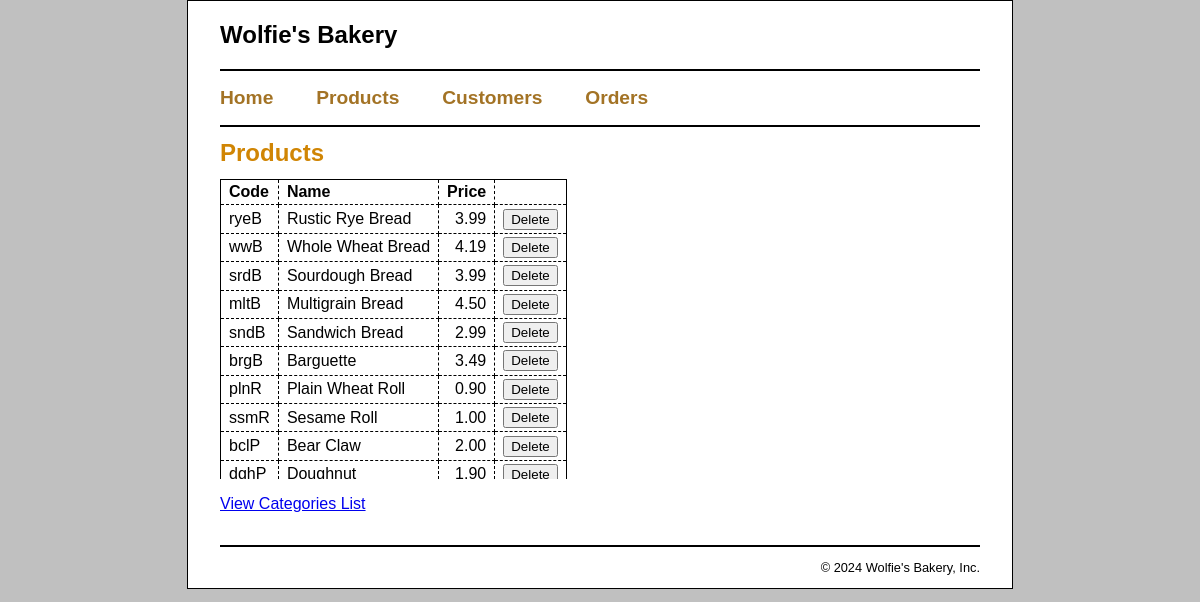
/product, run on the app's committed database.
### tables this page shows
CREATE TABLE "PRODUCTS" (
	"ProductID"	INTEGER NOT NULL UNIQUE,
	"CategoryID"	INTEGER NOT NULL,
	"ProductCode"	TEXT NOT NULL UNIQUE,
	"ProductName"	TEXT NOT NULL,
	"Price"	NUMERIC NOT NULL,
	PRIMARY KEY("ProductID" AUTOINCREMENT),
	FOREIGN KEY("CategoryID") REFERENCES "CATEGORIES"("CategoryID")
);

### app.py (the view)
@app.route("/product")
def product_list():
    products = ProductsTable.get()
    return render_template(
        "product_list.html",
        products = products
    )

### app.py (called while the page is built)
@app.teardown_appcontext
def close_connection(exception):
    close_db()

### model/database.py (called while the page is built)
def get_db():
    db = getattr(g, "_database", None)
    if db is None:
        db = g._database = sqlite3.connect(DATABASE)
        db.row_factory = sqlite3.Row
    return db

### model/products_table.py (called while the page is built)
    @staticmethod
    def get():
        try:
            db = get_db()
            result = db.execute("SELECT * FROM PRODUCTS")
            products = result.fetchall()
            products = [dict(product) for product in products]
            return products
        except sqlite3.Error as error:
            print("ERROR: " + str(error))
            abort(500)

### templates/product_list.html
{% extends "base.html" %}
{% block content %}
<main>
    <h1>Products</h1>
    <div class="scroll">
        {% if products %}
        <table>
            <tr>
                <th>Code</th>
                <th>Name</th>
                <th class="right">Price</th>
                <th>&nbsp;</th>
            </tr>
            {% for product in products %}
            <tr>
                <td>{{ product.ProductCode }}</td>
                <td>{{ product.ProductName }}</td>
                <td class="right">{{ '%.2f'|format(product.Price) }}</td>
                <td>
                    <form method="GET">
                        <input type="submit" value="Delete">
                    </form>
                </td>
            </tr>
            {% endfor %}
        </table>
        {% else %}
            <div> There are no customers.</div>
        {% endif %}
    </div>
    <p class="last_paragraph">
        <a href="{{ url_for('category_list') }}">View Categories List</a>
    </p>
</main>
{% endblock %}

### static/main.css (style rules this page uses)
html { background-color: rgb(192, 192, 192); }
body { font-family: Arial, Helvetica, sans-serif; width: 760px; margin: 0 auto; padding: 0 2em; background-color: white; border: 1px solid black; }
h1 { font-size: 150%; margin: .5em 0; }
h1, h2 { color: rgb(208, 133, 4); }
table { border: 1px solid black; border-collapse: collapse; margin-bottom: 1em; }
td, th { border: 1px dashed black; padding: .2em .5em .2em .5em; text-align: left; }
.right { text-align: right; }
.last_paragraph { margin-bottom: 2em; }
.scroll { max-height: 300px; overflow: auto; }

### data on the page
PRODUCTS: ProductCode "ryeB", ProductName "Rustic Rye Bread", Price "3.99"
PRODUCTS: ProductCode "wwB", ProductName "Whole Wheat Bread", Price "4.19"
PRODUCTS: ProductCode "srdB", ProductName "Sourdough Bread", Price "3.99"
PRODUCTS: ProductCode "mltB", ProductName "Multigrain Bread", Price "4.50"
PRODUCTS: ProductCode "sndB", ProductName "Sandwich Bread", Price "2.99"
PRODUCTS: ProductCode "brgB", ProductName "Barguette", Price "3.49"
PRODUCTS: ProductCode "plnR", ProductName "Plain Wheat Roll", Price "0.90"
PRODUCTS: ProductCode "ssmR", ProductName "Sesame Roll", Price "1.00"
PRODUCTS: ProductCode "bclP", ProductName "Bear Claw", Price "2.00"
PRODUCTS: ProductCode "dghP", ProductName "Doughnut", Price "1.90"
